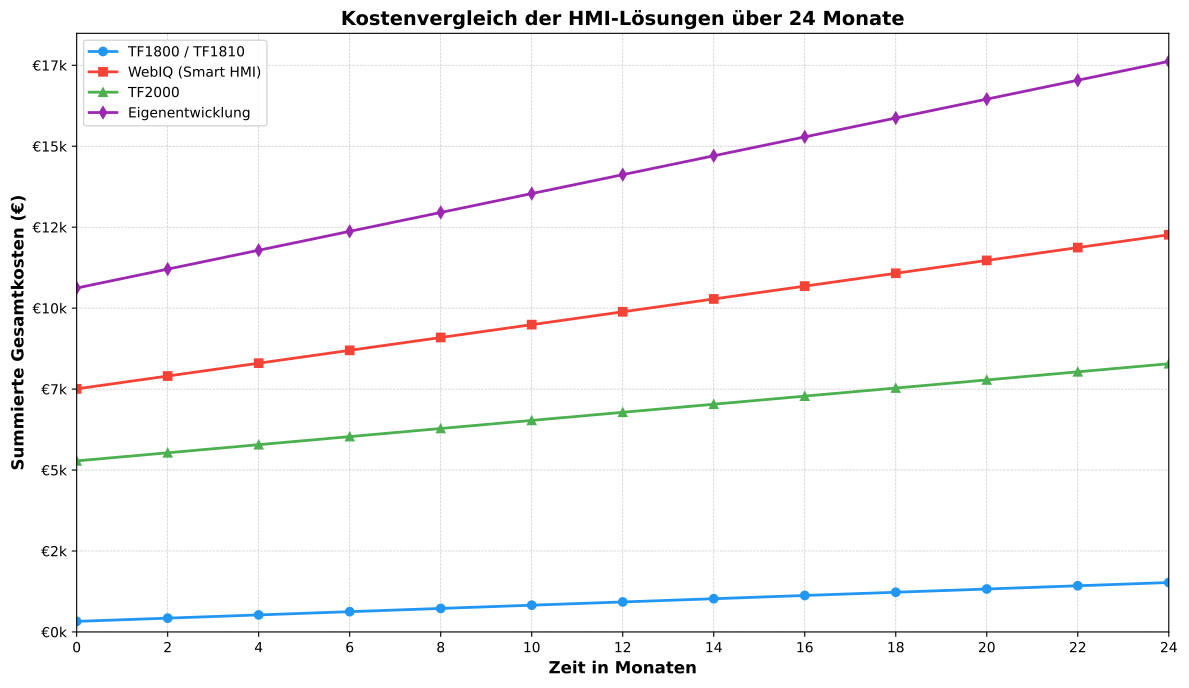

Source code (Python):
import matplotlib.pyplot as plt
import numpy as np
import os

# Setze Working Directory auf den Ordner des Skripts
script_dir = os.path.dirname(os.path.abspath(__file__))
os.chdir(script_dir)

# -------------------------------------------------------
# Kostendaten der vier HMI-Systeme
# Einmalkosten:        Lizenz + Einarbeitung bestehendes Personal
# Laufend pro Monat:   (Jährl. Folgekosten ohne Risiko) / 12
# Risiko pro Monat:    Stillstandskosten (Fehlerrate x Dauer x Pauschale)
# -------------------------------------------------------
systems = {
    'TF1800 / TF1810': {
        'einmal':            326.20,       # Lizenz (163,10 €) + 0 € Einarbeitung
        'laufend_pro_monat': 600 / 12,    # 600 €/Jahr (Wartung + Personal)
        'color':             '#2196F3',    # Blau
        'marker':            'o'
    },
    'WebIQ (Smart HMI)': {
        'einmal':            7507,         # 1.385 + 122 + 6.000 €
        'laufend_pro_monat': 2380 / 12,    # 380 + 2.000 + 2.400 €/Jahr
        'color':             '#F44336',    # Rot
        'marker':            's'
    },
    'TF2000': {
        'einmal':            5283,         # 783 + 2.100 €
        'laufend_pro_monat': 1500 / 12,    # 700 + 1.200 €/Jahr
        'color':             '#4CAF50',    # Grün
        'marker':            '^'
    },
    'Eigenentwicklung': {
        'einmal':            10622,        # 122 + 10.500 €
        'laufend_pro_monat': 3500 / 12,    # 3.500 + 3.600 €/Jahr
        'color':             '#9C27B0',    # Lila
        'marker':            'd'
    }
}

# Zeitrahmen: 0 bis 24 Monate
monate = np.arange(0, 25, 1)

# -------------------------------------------------------
# Plot erstellen
# -------------------------------------------------------
fig, ax = plt.subplots(figsize=(12, 7))

for name, data in systems.items():
    kosten = np.zeros_like(monate, dtype=float)
    kosten[0] = data['einmal']
    for m in range(1, len(monate)):
        kosten[m] = (data['einmal']
                     + m * data['laufend_pro_monat'])
                     #+ m * data['risiko_pro_monat'] )

    ax.plot(monate, kosten,
            marker=data['marker'],
            linestyle='-',
            linewidth=2,
            label=name,
            color=data['color'],
            markevery=2,
            markersize=6)

# -------------------------------------------------------
# Achsenbeschriftung und Formatierung
# -------------------------------------------------------
ax.set_xlabel('Zeit in Monaten', fontsize=12, weight='bold')
ax.set_ylabel('Summierte Gesamtkosten (€)', fontsize=12, weight='bold')
ax.set_title('Kostenvergleich der HMI-Lösungen über 24 Monate',
             fontsize=14, weight='bold')
ax.legend(loc='upper left', fontsize=10)
ax.grid(True, linestyle='--', linewidth=0.5, alpha=0.7)

ax.yaxis.set_major_formatter(
    plt.FuncFormatter(lambda x, p: f'€{int(x/1000)}k')
)

ax.set_xticks(np.arange(0, 25, 2))
ax.set_xlim(0, 24)
ax.set_ylim(bottom=0)

plt.tight_layout()

# -------------------------------------------------------
# Speichern als PDF
# -------------------------------------------------------
filename = 'Kostenvergleich_Systeme.pdf'
if os.path.exists(filename):
    os.remove(filename)
    print(f"Alte Datei gelöscht: {filename}")

plt.savefig(filename, bbox_inches='tight', dpi=300)
print(f"Kostenvergleich gespeichert in: {script_dir}")
